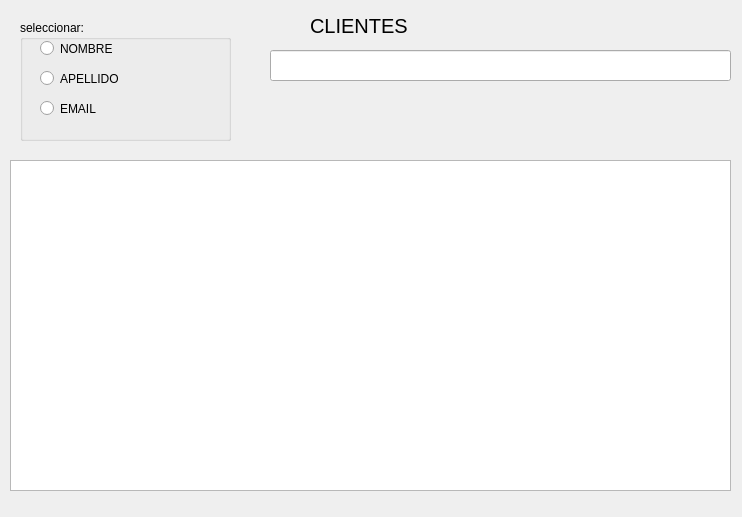
<?xml version="1.0" encoding="UTF-8"?>
<ui version="4.0">
 <class>Dialog</class>
 <widget class="QDialog" name="Dialog">
  <property name="geometry">
   <rect>
    <x>0</x>
    <y>0</y>
    <width>742</width>
    <height>517</height>
   </rect>
  </property>
  <property name="windowTitle">
   <string>Datos de Clientes</string>
  </property>
  <property name="windowIcon">
   <iconset>
    <normaloff>../img/buscar.ico</normaloff>../img/buscar.ico</iconset>
  </property>
  <property name="styleSheet">
   <string notr="true">QLabel {
	color: #000000;
	font-size: 20px;
	text-align: center;
}</string>
  </property>
  <widget class="QLabel" name="label">
   <property name="geometry">
    <rect>
     <x>310</x>
     <y>10</y>
     <width>121</width>
     <height>31</height>
    </rect>
   </property>
   <property name="text">
    <string>CLIENTES</string>
   </property>
  </widget>
  <widget class="QTableWidget" name="tabla">
   <property name="geometry">
    <rect>
     <x>10</x>
     <y>160</y>
     <width>721</width>
     <height>331</height>
    </rect>
   </property>
  </widget>
  <widget class="QLineEdit" name="line_cliente">
   <property name="geometry">
    <rect>
     <x>270</x>
     <y>50</y>
     <width>461</width>
     <height>31</height>
    </rect>
   </property>
  </widget>
  <widget class="QGroupBox" name="groupBox">
   <property name="geometry">
    <rect>
     <x>20</x>
     <y>20</y>
     <width>211</width>
     <height>121</height>
    </rect>
   </property>
   <property name="title">
    <string>seleccionar:</string>
   </property>
   <widget class="QRadioButton" name="ck_nombre">
    <property name="geometry">
     <rect>
      <x>20</x>
      <y>20</y>
      <width>82</width>
      <height>17</height>
     </rect>
    </property>
    <property name="text">
     <string>NOMBRE</string>
    </property>
   </widget>
   <widget class="QRadioButton" name="ck_apellido">
    <property name="geometry">
     <rect>
      <x>20</x>
      <y>50</y>
      <width>82</width>
      <height>17</height>
     </rect>
    </property>
    <property name="text">
     <string>APELLIDO</string>
    </property>
   </widget>
   <widget class="QRadioButton" name="ck_email">
    <property name="geometry">
     <rect>
      <x>20</x>
      <y>80</y>
      <width>82</width>
      <height>17</height>
     </rect>
    </property>
    <property name="text">
     <string>EMAIL</string>
    </property>
   </widget>
  </widget>
 </widget>
 <resources/>
 <connections/>
</ui>
